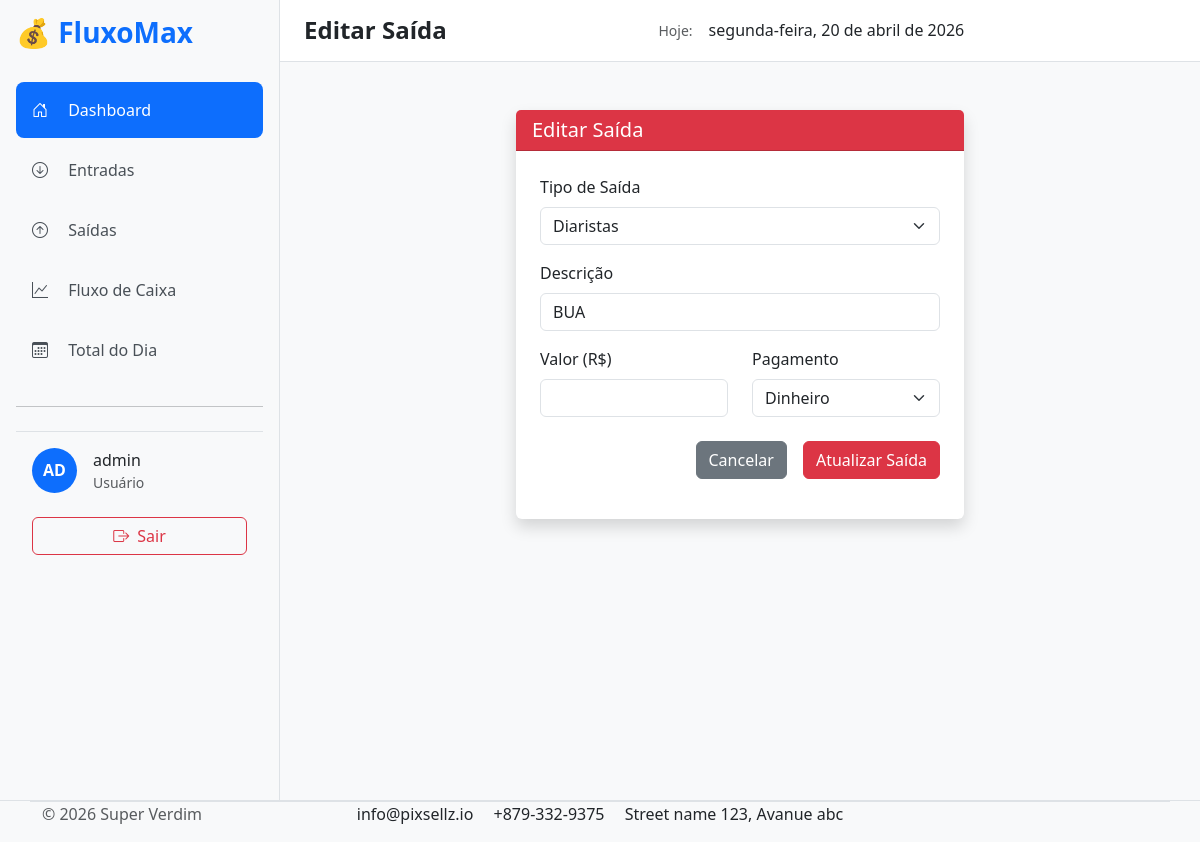
Page /fluxo/saida/9/edit/ (signed in) on the committed database.
### movimentacoes/models.py (models this page shows, shortened)
class Saida(models.Model):
    tipo = models.ForeignKey(TipoSaida, on_delete=models.PROTECT, related_name='saidas')
    descricao = models.CharField(max_length=200)
    valor = models.DecimalField(max_digits=12, decimal_places=2)
    data = models.DateField(default=timezone.now)
    hora = models.TimeField(default=timezone.now)
    pagamento = models.CharField(max_length=30)
    observacao = models.TextField(blank=True, null=True)
    class Meta:
        ordering = ['-data', '-hora']
        verbose_name = "Saída"
        verbose_name_plural = "Saídas"

class TipoSaida(models.Model):
    nome = models.CharField(max_length=100, unique=True)
    descricao = models.TextField(blank=True, null=True)
    criado_em = models.DateTimeField(auto_now_add=True)
    class Meta:
        verbose_name = "Tipo de Saída"
        verbose_name_plural = "Tipos de Saída"
        ordering = ['nome']

### movimentacoes/views.py (the view)
# urls.py: path('saida/<int:pk>/edit/', views.saida_edit, name='saida_edit'),
@login_required
def saida_edit(request, pk):
    saida = get_object_or_404(Saida, pk=pk)
    if request.method == 'POST':
        form = SaidaForm(request.POST, instance=saida)
        if form.is_valid():
            form.save()
            messages.success(request, 'Saída atualizada com sucesso!')
            return redirect('saidas_list')
        else:
            messages.error(request, 'Erro ao atualizar saída. Verifique os dados.')
    else:
        form = SaidaForm(instance=saida)
    return render(request, 'fluxo/saida_edit.html', {
        'form': form,
        'saida': saida
    })

### movimentacoes/forms.py
class SaidaForm(forms.ModelForm):
    class Meta:
        model = Saida
        fields = ['tipo', 'descricao', 'valor', 'pagamento', 'observacao']
        widgets = {
            'descricao': forms.TextInput(attrs={'class': 'form-control'}),
            'valor': forms.NumberInput(attrs={'class': 'form-control', 'step': '0.01'}),
        }

### templates/fluxo/saida_edit.html (shortened to what this page needs)
{% extends 'base.html' %}
{% load static %}
{% block content%}
<div class="flex-grow-1">
    <nav class="navbar navbar-expand-lg bg-white border-bottom px-4 py-3">
      <h4 class="mb-0 fw-semibold">Editar Saída</h4>
      <div class="ms-auto d-flex align-items-center gap-3">
        <small class="text-muted d-none d-md-inline">Hoje:</small>
        <p class="mb-0 fw-medium" id="current-date"></p>
      </div>
    </nav>
  <div class="row justify-content-center mt-5">
    <div class="col-lg-6">
      <div class="card shadow">
        <div class="card-header bg-danger text-white">
          <h5 class="mb-0">Editar Saída</h5>
        </div>
        <div class="card-body p-4">
          <form method="POST">
            <div class="mb-3">
              <label class="form-label">Tipo de Saída</label>
              <select class="form-select" name="tipo" required>
                {% for tipo in form.tipo.field.queryset %}
                  <option value="{{ tipo.id }}"
                    {% if tipo.id == saida.tipo.id %}selected{% endif %}>
                    {{ tipo.nome }}
                  </option>
                {% endfor %}
              </select>
            </div>
            <div class="mb-3">
              <label class="form-label">Descrição</label>
              <input type="text" class="form-control" name="descricao"
                     value="{{ saida.descricao }}" required>
            </div>
            <div class="row mb-3">
              <div class="col-6">
                <label class="form-label">Valor (R$)</label>
                <input type="number" step="0.01" min="0" class="form-control"
                       name="valor" value="{{ saida.valor }}" required>
              </div>
              <div class="col-6">
                <label class="form-label">Pagamento</label>
                <select class="form-select" name="pagamento">
                  <option value="Dinheiro" {% if saida.pagamento == 'Dinheiro' %}selected{% endif %}>Dinheiro</option>
                </select>
              </div>
            </div>
            <div class="d-flex gap-3 justify-content-end mt-4">
              <a href="{% url 'saidas_list' %}" class="btn btn-secondary">Cancelar</a>
              <button type="submit" class="btn btn-danger">Atualizar Saída</button>
            </div>
          </form>
        </div>
      </div>
    </div>
  </div>
</div>
{%endblock%}

### templates/includes/navbar.html (shortened to what this page needs)
{% load static %}
    <div class="d-flex justify-content-between align-items-center mb-4">
      <h3 class="text-primary fw-bold">💰 FluxoMax</h3>
    </div>
      <ul class="nav flex-column">
      <li><a href="{% url 'home' %}" class="nav-link py-3 px-3 mb-1 rounded-3 active"><i class="bi bi-house-door me-3"></i> Dashboard</a></li>
      <li><a href="{% url 'entradas_list' %}" class="nav-link py-3 px-3 mb-1 rounded-3"><i class="bi bi-arrow-down-circle me-3"></i> Entradas</a></li>
      <li><a href="{% url 'saidas_list' %}" class="nav-link py-3 px-3 mb-1 rounded-3"><i class="bi bi-arrow-up-circle me-3"></i> Saídas</a></li>
      <li><a href="#" class="nav-link py-3 px-3 mb-1 rounded-3"><i class="bi bi-graph-up me-3"></i> Fluxo de Caixa</a></li>
      <li><a href="#" class="nav-link py-3 px-3 mb-1 rounded-3"><i class="bi bi-calendar3 me-3"></i> Total do Dia</a></li>
    </ul>
      <hr class="my-4">
      {% if user.is_authenticated %}
      <div class="mt-auto px-3 py-3 border-top">
        <div class="d-flex align-items-center gap-3">
          <div class="bg-primary text-white rounded-circle d-flex align-items-center justify-content-center" style="width: 45px; height: 45px;">
            <strong>{{ user.username|slice:":2"|upper }}</strong>
          </div>
          <div>
            <p class="mb-0 fw-medium">{{ user.get_full_name|default:user.username }}</p>
            <small class="text-muted">{{ user.email|default:"Usuário" }}</small>
          </div>
        </div>
        <br>
        <a href="{% url 'logout' %}" class="btn btn-outline-danger w-100 d-flex align-items-center justify-content-center gap-2">
          <i class="bi bi-box-arrow-right"></i> Sair
          </a>
        {% else %}
        <a href="{% url 'login' %}" class="btn btn-primary w-100">Fazer Login</a>
        {% endif %}
      </div>

### static/css/style.css (style rules this page uses)
body { font-family: 'Segoe UI', system-ui, sans-serif; }
.nav-link { color: #495057; transition: all 0.2s; }
.nav-link:hover, .nav-link.active { background-color: #0d6efd; color: white !important; }
.card { border: none; box-shadow: 0 4px 15px rgba(0, 0, 0, 0.08); }

### rows in the picture
Saida: tipo "Diaristas", descricao "BUA", pagamento "Dinheiro"

### other values in the picture
{{ user.username|slice:":2"|upper }} "AD"
{{ user.get_full_name|default:user.username }} "admin"
{{ user.email|default:"Usuário" }} "Usuário"
